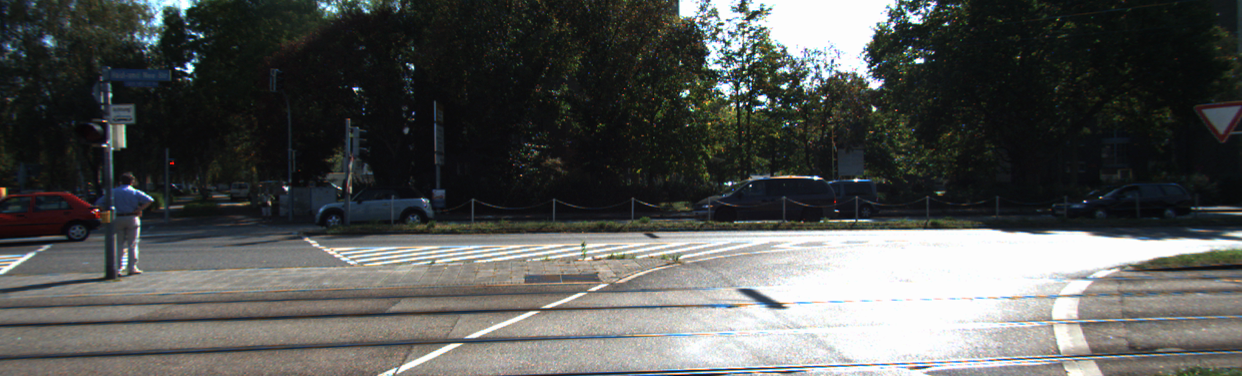
//> input picture examples/sgbm/data/left.png, 1242 x 376 px
$ ./xf_sgbm_tb data/left.png data/right.png   (built with g++ and OpenCV 4)
//> lines starting //> are read from the running program, lines starting //| are printed output that depends on the picture
### examples/accumulate/xf_headers.h
// [29 lines of licence text are left out]

#ifndef _XF_HEADERS_H_
#define _XF_HEADERS_H_

#include <stdio.h>
#include <stdlib.h>


#if __SDSCC__
#undef __ARM_NEON__
#undef __ARM_NEON
#include "opencv2/opencv.hpp"
#include "opencv2/imgproc/imgproc.hpp"
#include "opencv2/highgui/highgui.hpp"
#define __ARM_NEON__
#define __ARM_NEON
#else
#include "opencv2/opencv.hpp"
#include "opencv2/imgproc/imgproc.hpp"
#include "opencv2/highgui/highgui.hpp"
#endif


#if __SDSCC__
#include "sds_lib.h"
#define TIME_STAMP_INIT  unsigned int clock_start, clock_end;  clock_start = sds_clock_counter();
#define TIME_STAMP  { clock_end = sds_clock_counter(); printf("elapsed time %lu \n", clock_end-clock_start); clock_start = sds_clock_counter();  }
#endif

#endif//_XF_HEADERS_H_

### examples/sgbm/xf_sgbm_tb.cpp
// [29 lines of licence text are left out]


#include "xf_headers.h"
#include "xf_sgbm_config.h"

// [385 lines left out: functions compute_census_transform, compute_hamming_distance, compute_init_cost, init_Lr, find_minLri, find_min and 6 more, not called in this run]


int main(int argc, char** argv)
{
	if (argc != 3)
	{
		fprintf(stderr,"Invalid Number of Arguments!\nUsage:\n");
		fprintf(stderr,"<Executable Name> <left image path> <right image path> \n");
		return -1;
	}

	cv::Mat in_imgL, in_imgR;

	in_imgL = cv::imread(argv[1],0);
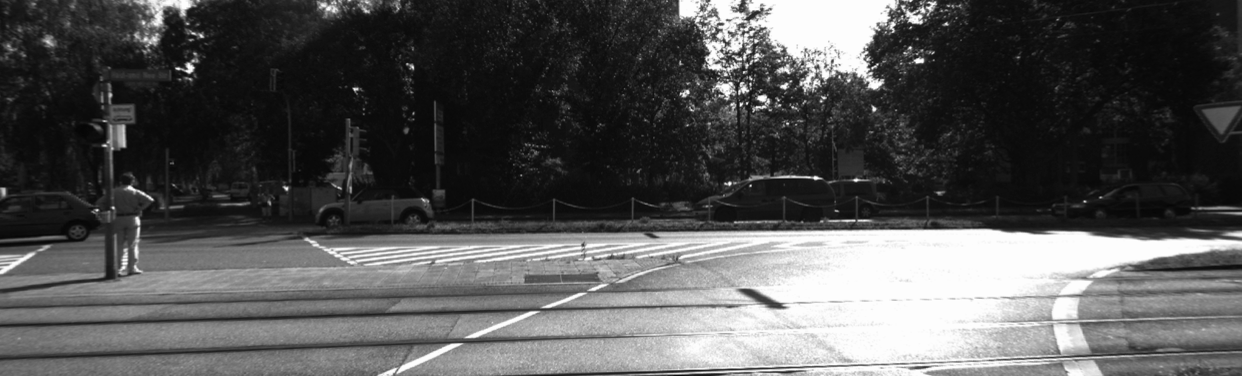
//> in_imgL: 376 rows x 1242 cols, CV_8UC1; min 6, max 255, mean 84.3
	in_imgR = cv::imread(argv[2],0);
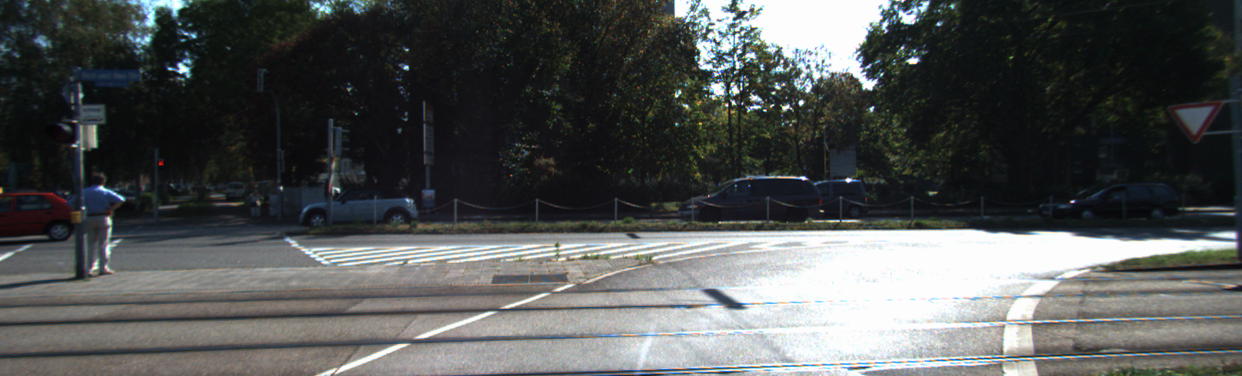
//> input picture examples/sgbm/data/right.png, 1242 x 376 px
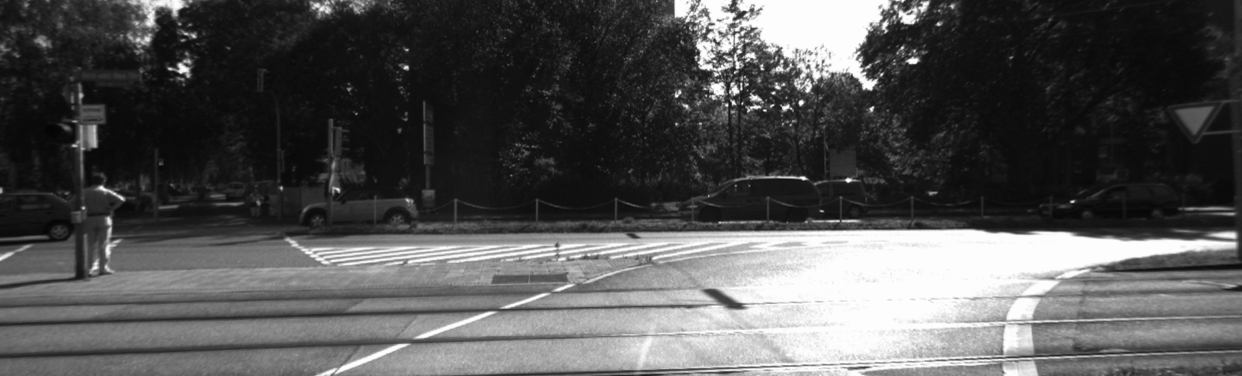
//> in_imgR: 376 rows x 1242 cols, CV_8UC1; min 3, max 255, mean 83.6

	if (in_imgL.data == NULL)
	{
		fprintf(stderr,"Cannot open image at %s\n",argv[1]);
		return 0;
	}
	if (in_imgR.data == NULL)
	{
		fprintf(stderr,"Cannot open image at %s\n",argv[2]);
		return 0;
	}

	unsigned short height  = in_imgL.rows;
//> height = 376
	unsigned short width  = in_imgL.cols;
//> width = 1242

//> (the run ends here: the program needs code that is not available in this run, at `static xf::Mat<IN_T, HEIGHT, WIDTH, XF_NPPC1> imgInputL(height,width);`)
